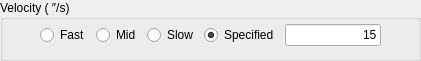
   <widget class="QGroupBox" name="groupBox">
    <property name="geometry">
     <rect>
      <x>30</x>
      <y>280</y>
      <width>421</width>
      <height>61</height>
     </rect>
    </property>
    <property name="title">
     <string>Velocity ( ″/s)</string>
    </property>
    <widget class="QWidget" name="layoutWidget_8">
     <property name="geometry">
      <rect>
       <x>40</x>
       <y>20</y>
       <width>341</width>
       <height>31</height>
      </rect>
     </property>
     <layout class="QGridLayout" name="gridLayout_7">
      <item row="0" column="0">
       <widget class="QRadioButton" name="radioButton_adc2_vel_fast">
        <property name="text">
         <string>Fast</string>
        </property>
        <property name="checked">
         <bool>false</bool>
        </property>
       </widget>
      </item>
      <item row="0" column="3">
       <widget class="QRadioButton" name="radioButton_adc2_vel_spec">
        <property name="text">
         <string>Specified</string>
        </property>
        <property name="checked">
         <bool>true</bool>
        </property>
       </widget>
      </item>
      <item row="0" column="4">
       <widget class="QLineEdit" name="lineEdit_adc2_vel_spec">
        <property name="enabled">
         <bool>true</bool>
        </property>
        <property name="cursor">
         <cursorShape>ArrowCursor</cursorShape>
        </property>
        <property name="text">
         <string>15</string>
        </property>
        <property name="alignment">
         <set>Qt::AlignRight|Qt::AlignTrailing|Qt::AlignVCenter</set>
        </property>
        <property name="readOnly">
         <bool>false</bool>
        </property>
       </widget>
      </item>
      <item row="0" column="1">
       <widget class="QRadioButton" name="radioButton_adc2_vel_mid">
        <property name="text">
         <string>Mid</string>
        </property>
        <property name="checked">
         <bool>false</bool>
        </property>
       </widget>
      </item>
      <item row="0" column="2">
       <widget class="QRadioButton" name="radioButton_adc2_vel_slow">
        <property name="text">
         <string>Slow</string>
        </property>
       </widget>
      </item>
     </layout>
    </widget>
   </widget>
